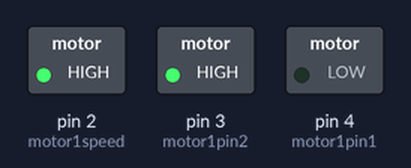
Bench run of a sketch on a simulated Arduino Uno, built with avr-gcc and run on an emulated ATmega328P. Parts: switched loads named in the sketch (green lamp = pin HIGH).

Above: at 0.1 s.
Timing chart, 0 to 1.6 s (numbered marks = the images above):
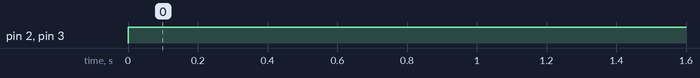

The sketch:

sketch_aug1a.ino
```cpp
int motor1pin1 = 4;
int motor1pin2 = 3;
int motor1speed = 2;

void setup() {
  // put your setup code here, to run once:
pinMode(motor1pin1, OUTPUT);
pinMode(motor1pin2, OUTPUT);
pinMode(motor1speed, OUTPUT);
}

void loop() {
  // put your main code here, to run repeatedly:

digitalWrite(motor1pin1, LOW);
digitalWrite(motor1pin2, HIGH);

analogWrite(motor1speed, 130);
delay(3000);

}
```

Measured:
- by itself, pin 2 (motor1speed), pin 3 (motor1pin2): LOW → HIGH at 0.00 s
